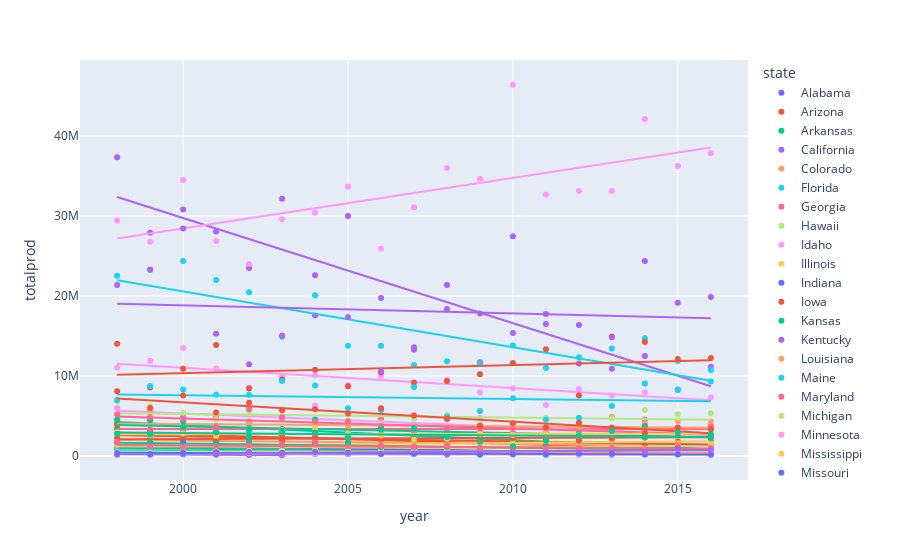

The code cell stored with this chart in its notebook:
### Markdown cell above
# Over time, what have been the major production trends across the states?

### Code cell
#sns.lmplot(data=df, x="year", y="totalprod", hue="state") 
#this plot doesnt work because the color palette is too hard to read for 50 states

#interactive graph allows us to see all 50 states easily
prodyear = px.scatter(df, x="year", y="totalprod", color="state", trendline="ols") #ordinary least squares line
prodyear.show()
